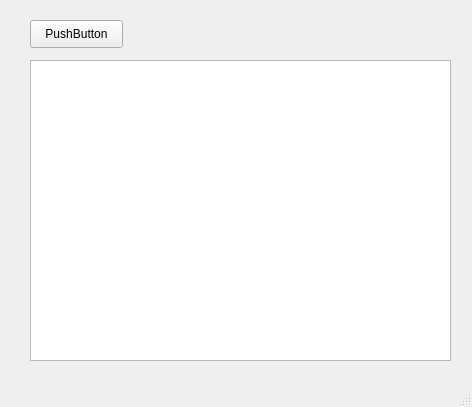
<?xml version="1.0" encoding="UTF-8"?>
<ui version="4.0">
 <class>MainWindow</class>
 <widget class="QMainWindow" name="MainWindow">
  <property name="geometry">
   <rect>
    <x>0</x>
    <y>0</y>
    <width>472</width>
    <height>407</height>
   </rect>
  </property>
  <property name="windowTitle">
   <string>MainWindow</string>
  </property>
  <widget class="QWidget" name="centralwidget">
   <widget class="QPushButton" name="pushButton">
    <property name="geometry">
     <rect>
      <x>30</x>
      <y>20</y>
      <width>93</width>
      <height>28</height>
     </rect>
    </property>
    <property name="text">
     <string>PushButton</string>
    </property>
   </widget>
   <widget class="QTextBrowser" name="textBrowser">
    <property name="geometry">
     <rect>
      <x>30</x>
      <y>60</y>
      <width>421</width>
      <height>301</height>
     </rect>
    </property>
   </widget>
  </widget>
  <widget class="QMenuBar" name="menubar">
   <property name="geometry">
    <rect>
     <x>0</x>
     <y>0</y>
     <width>472</width>
     <height>26</height>
    </rect>
   </property>
  </widget>
  <widget class="QStatusBar" name="statusbar"/>
 </widget>
 <resources/>
 <connections/>
</ui>
